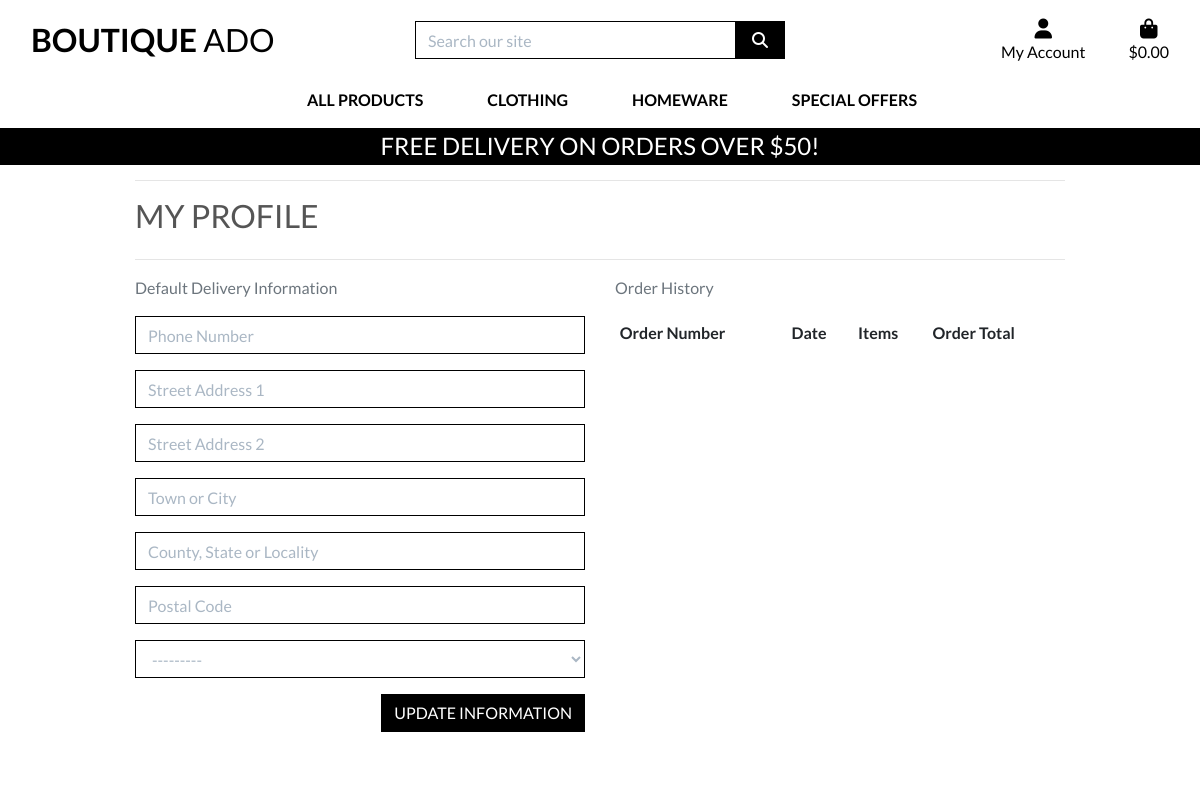
Before: /profile/ (signed in) with the older database file.
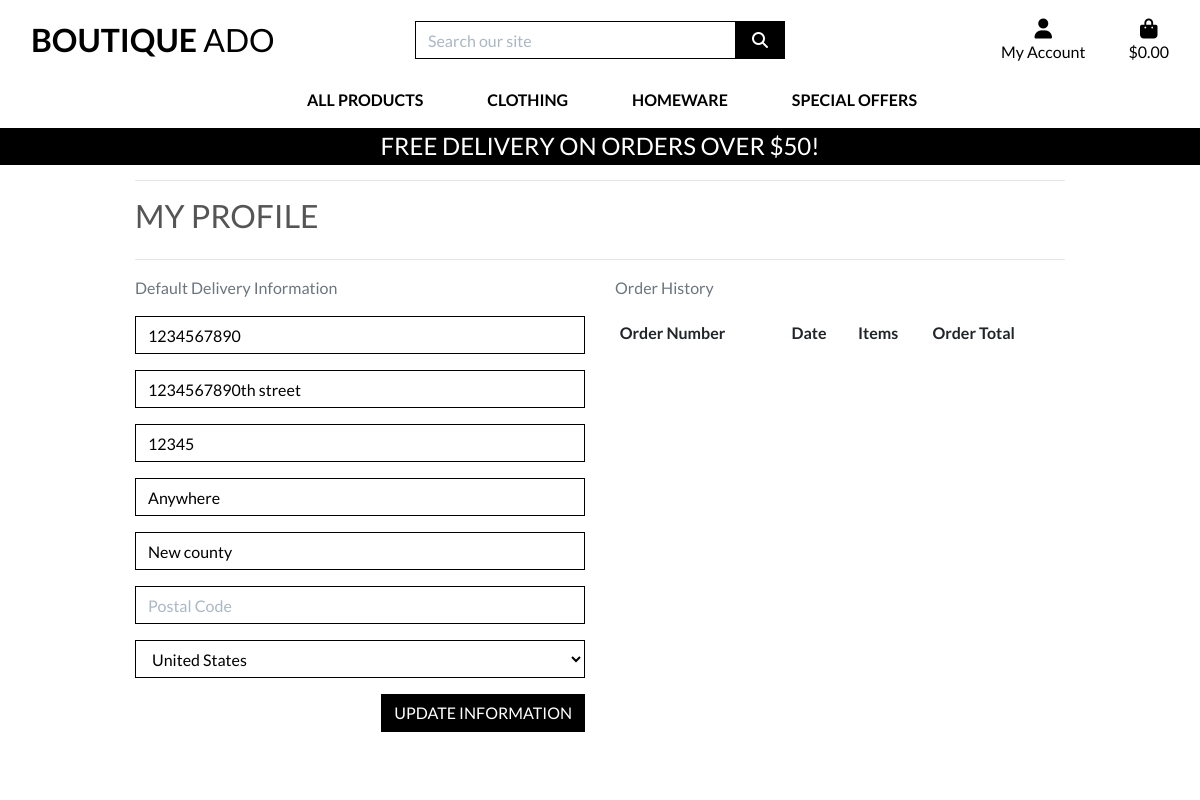
After: the same page with the newer database file.
### profiles/models.py (models this page shows, shortened)
class UserProfile(models.Model):
    user = models.OneToOneField(User, on_delete=models.CASCADE)
    default_phone_number = models.CharField(max_length=20, null=True, blank=True)
    default_street_address1 = models.CharField(max_length=80, null=True, blank=True)
    default_street_address2 = models.CharField(max_length=80, null=True, blank=True)
    default_town_or_city = models.CharField(max_length=40, null=True, blank=True)
    default_county = models.CharField(max_length=80, null=True, blank=True)
    default_postcode = models.CharField(max_length=20, null=True, blank=True)
    default_country = CountryField(blank_label='Country', null=True, blank=True)

### profiles/views.py (the view)
# urls.py: path('profile/', include('profiles.urls')),
def profile(request):
    profile = get_object_or_404(UserProfile, user=request.user)
    if request.method == 'POST':
        form = UserProfileForm(request.POST, instance=profile)
        if form.is_valid():
            form.save()
            messages.success(request, 'Profile updated successfully')
    form = UserProfileForm(instance=profile)
    orders = profile.orders.all()
    template = 'profiles/profile.html'
    context = {
        'form': form,
        'orders': orders,
        'on_profile_page': True
    }
    return render(request, template, context)

### profiles/forms.py
class UserProfileForm(forms.ModelForm):
    class Meta:
        model = UserProfile
        exclude = ('user',)
    def __init__(self, *args, **kwargs):
        super().__init__(*args, **kwargs)
        placeholders = {
            'default_phone_number': 'Phone Number',
            'default_postcode': 'Postal Code',
            'default_town_or_city': 'Town or City',
            'default_street_address1': 'Street Address 1',
            'default_street_address2': 'Street Address 2',
            'default_county': 'County, State or Locality',
        }
        self.fields['default_phone_number'].widget.attrs['autofocus'] = True
        for field in self.fields:
            if field != 'default_country':
                if self.fields[field].required:
                    placeholder = f'{placeholders[field]} *'
                else:
                    placeholder = placeholders[field]
                self.fields[field].widget.attrs['placeholder'] = placeholder
            self.fields[field].widget.attrs['class'] = 'border-black rounded-0 profile-form-input'
            self.fields[field].label = False

### bag/contexts.py (called while the page is built, shortened)
def bag_contents(request):
    bag_items = []
    total = 0
    product_count = 0
    bag = request.session.get('bag', {})
    if total < settings.FREE_DELIVERY_THRESHOLD:
        delivery = total * Decimal(settings.STANDARD_DELIVERY_PERCENTAGE / 100)
        free_delivery_delta = settings.FREE_DELIVERY_THRESHOLD - total
    else:
        delivery = 0
        free_delivery_delta = 0
    grand_total = delivery + total
    context = {
        'bag_items': bag_items,
        'total': total,
        'product_count': product_count,
        'delivery': delivery,
        'free_delivery_delta': free_delivery_delta,
        'free_delivery_threshold': settings.FREE_DELIVERY_THRESHOLD,
        'grand_total': grand_total,
    }
    return context

### profiles/templates/profiles/profile.html (shortened to what this page needs)
{% extends "base.html" %}
{% load static %}
{% block extra_css %}
    <link rel="stylesheet" href="{% static 'profiles/css/profile.css' %}">
{% endblock %}
{% block page_header %}
    <div class="container header-container">
    </div>
{% endblock %}
{% block content %}
    <div class="overlay"></div>
    <div class="container">
        <div class="row">
            <div class="col">
                <hr>
                <h2 class="logo-font mb-4">My Profile</h2>
                <hr>
            </div>
        </div>
        <div class="row">
            <div class="col-12 col-lg-6">
                <p class="text-muted">Default Delivery Information</p>
                <form class="mt-3" action="{% url 'profile' %}" method="POST" id="profile-update-form">
                    {{ form|crispy }}
                    <button class="btn btn-black rounded-0 text-uppercase float-right">Update Information</button>
                </form>
            </div>
            <div class="col-12 col-lg-6">
                <p class="text-muted">Order History</p>
                <div class="order-history table-responsive">
                    <table class="table table-sm table-borderless">
                        <thead>
                            <tr>
                                <th>Order Number</th>
                                <th>Date</th>
                                <th>Items</th>
                                <th>Order Total</th>
                            </tr>
                        </thead>
                    </table>
                </div>
            </div>
        </div>
{% endblock %}

### templates/base.html (shortened to what this page needs)
{% load static %}
<!doctype html>
<html lang="en">
  <head>
    {% block corecss %}
        <link rel="stylesheet" href="https://stackpath.bootstrapcdn.com/bootstrap/4.4.1/css/bootstrap.min.css">
        <link rel="stylesheet" href="{% static 'css/base.css' %}">
    {% endblock %}
    {% block extra_css %}
    {% endblock %}
  </head>
  <body>
    <header class="container-fluid fixed-top">
        <div id="topnav" class="row bg-white pt-lg-2 d-none d-lg-flex">
            <div class="col-12 col-lg-4 my-auto py-1 py-lg-0 text-center text-lg-left">
                <a href="{% url 'home' %}" class="nav-link main-logo-link">
                    <h2 class="logo-font text-black my-0"><strong>Boutique</strong> Ado</h2>
                </a>
            </div>
            <div class="col-12 col-lg-4 my-auto py-1 py-lg-0">
                <form method="GET" action="{% url 'products' %}">
                    <div class="input-group w-100">
                        <input class="form-control border border-black rounded-0" type="text" name="q" placeholder="Search our site">
                        <div class="input-group-append">
                            <button class="form-control btn btn-black border border-black rounded-0" type="submit">
                                <span class="icon">
                                    <i class="fas fa-search"></i>
                                </span>
                            </button>
                        </div>
                    </div>
                </form>
            </div>
            <div class="col-12 col-lg-4 my-auto py-1 py-lg-0">
                <ul class="list-inline list-unstyled text-center text-lg-right my-0">
                    <li class="list-inline-item dropdown">
                        <a class="text-black nav-link" href="#" id="user-options" data-toggle="dropdown" aria-haspopup="true" aria-expanded="false">
                            <div class="text-center">
                                <div><i class="fas fa-user fa-lg"></i></div>
                                <p class="my-0">My Account</p>
                            </div>
                        </a>
                    </li>
                    <li class="list-inline-item">
                        <a class="{% if grand_total %}text-info font-weight-bold{% else %}text-black{% endif %} nav-link" href="{% url 'view_bag' %}">
                            <div class="text-center">
                                <div><i class="fas fa-shopping-bag fa-lg"></i></div>
                                <p class="my-0">
                                    {% if grand_total %}
                                        ${{ grand_total|floatformat:2 }}
                                    {% else %}
                                        $0.00
                                    {% endif %}
                                </p>
                            </div>
                        </a>
                    </li>
                </ul>
            </div>
        </div>
        <div class="row bg-white">
            <nav class="navbar navbar-expand-lg navbar-light w-100">
                {% include 'includes/main-nav.html' %}
            </nav>
        </div>
        <div id="delivery-banner" class="row text-center">
            <div class="col bg-black text-white">
                <h4 class="logo-font my-1">Free delivery on orders over ${{ free_delivery_threshold }}!</h4>
            </div>
        </div>
    </header>
    {% block page_header %}
    {% endblock %}
    {% block content %}
    {% endblock %}
  </body>
</html>

### templates/includes/main-nav.html (shortened to what this page needs)
<div class="collapse navbar-collapse" id="main-nav">
    <ul class="navbar-nav w-auto mx-auto">
        <li class="nav-item dropdown">
            <a class="logo-font font-weight-bold nav-link text-black mr-5" href="#" id="all-products-link" data-toggle="dropdown" aria-haspopup="true" aria-expanded="false">
                All Products
            </a>
        </li>
        <li class="nav-item dropdown">
            <a class="logo-font font-weight-bold nav-link text-black mr-5" href="#" id="clothing-link" data-toggle="dropdown" aria-haspopup="true" aria-expanded="false">
                Clothing
            </a>
        </li>
        <li class="nav-item dropdown">
            <a class="logo-font font-weight-bold nav-link text-black mr-5" href="#" id="homeware-link" data-toggle="dropdown" aria-haspopup="true" aria-expanded="false">
                Homeware
            </a>
        </li>
        <li class="nav-item dropdown">
            <a class="logo-font font-weight-bold nav-link text-black" href="#" id="specials-link" data-toggle="dropdown" aria-haspopup="true" aria-expanded="false">
                Special Offers
            </a>
        </li>
    </ul>
</div>

### static/css/base.css (style rules this page uses)
html { height: 100%; }
body { background: url('/media/homepage_background_cropped.jpg') no-repeat center center fixed; background-size: cover; height: calc(100vh - 164px); color: #555; font-family: 'Lato'; }
.icon { align-items: center; display: inline-flex; justify-content: center; height: 1.5rem; width: 1.5rem; }
.logo-font { text-transform: uppercase; }
.main-logo-link { width: fit-content; }
.btn-black { background: black; color: white; }
.text-black { color: #000 !important; }
.border-black { border: 1px solid black !important; }
.bg-black { background: #000 !important; }
.overlay { height: 100%; width: 100%; top: 0; left: 0; position: fixed; background: white; z-index: -1; }
input[name='q']::placeholder { color: #aab7c4; }
@media (min-width: 1200px) { .container { max-width: 80%; } }
@media (min-width: 992px) { .header-container { padding-top: 164px; } }

### profiles/static/profiles/css/profile.css (style rules this page uses)
.order-history { max-height: 416px; overflow-y: auto; }
#profile-update-form .form-control { color: #000; }
#profile-update-form input::placeholder { color: #aab7c4; }
#id_default_country, #id_default_country option:not(:first-child) { color: #000; }

Changed rows visible on the page:
changed UserProfile: default_phone_number (not shown) → "1234567890"; default_street_address1 (not shown) → "1234567890th street"; default_street_address2 (not shown) → "12345"; default_town_or_city (not shown) → "Anywhere"; default_county (not shown) → "New county"; default_country "---------" → "United States"
